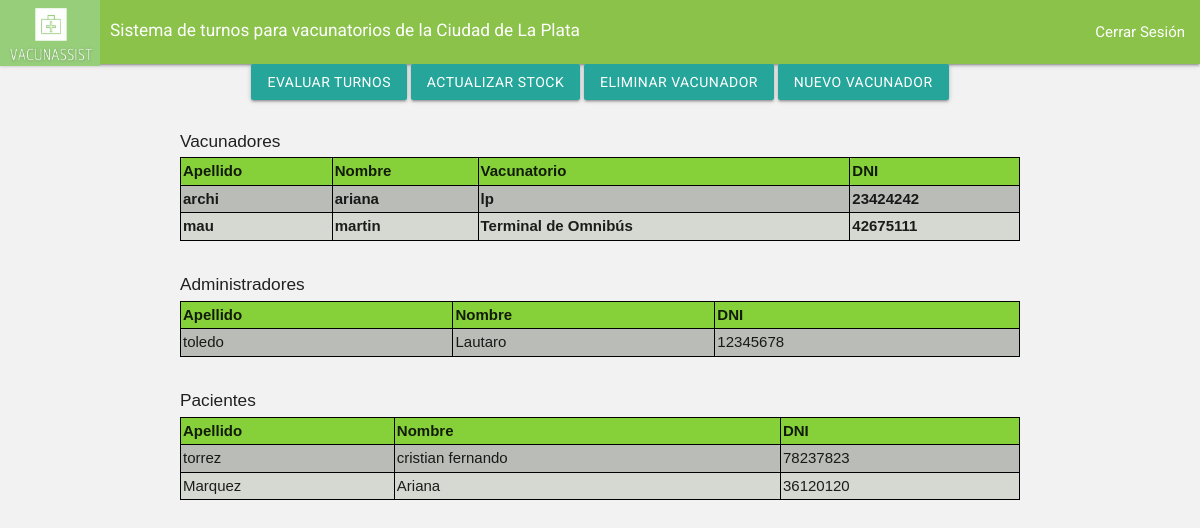
The app's page /inicio_admin/, older data.
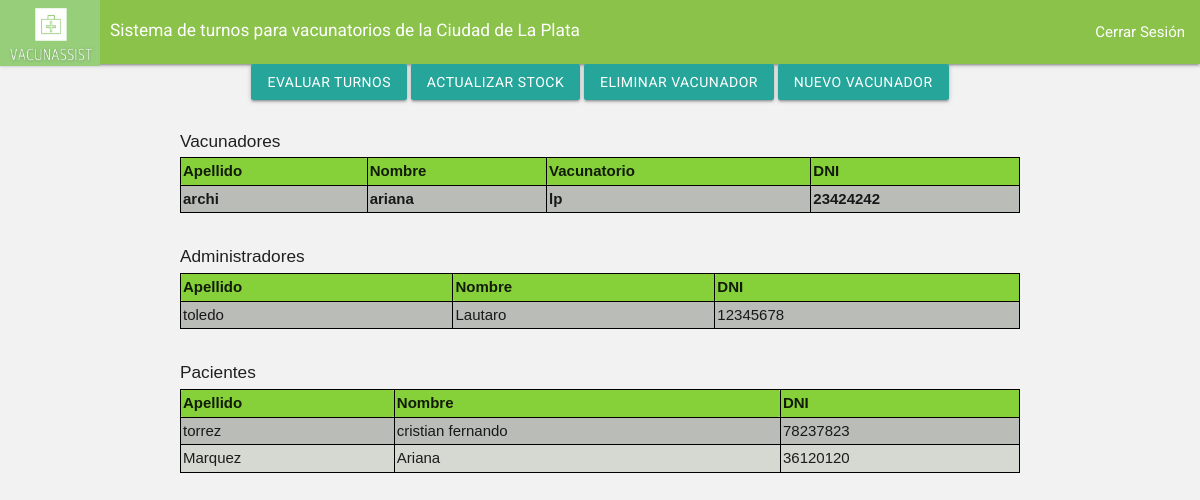
The same page, newer data.
### main/models.py (models this page shows, shortened)
class Vacunador(models.Model):
    vacunador_nombre= models.CharField(max_length=200)
    vacunador_apellido= models.CharField(max_length=20)
    vacunador_fechaNac= models.DateTimeField("fecha nacimiento")
    vacunador_zona= models.CharField(max_length=200)
    vacunador_dni= models.IntegerField()
    vacunador_email= models.EmailField(max_length=254)
    codigo= models.IntegerField()
    contraseña = models.CharField(max_length=200)

class Administrador(models.Model):
    administrador_nombre= models.CharField(max_length=200)
    administrador_apellido= models.CharField(max_length=20)
    administrador_fechaNac= models.DateTimeField("fecha nacimiento")
    administrador_zona= models.CharField(max_length=200)
    administrador_dni= models.IntegerField()
    contraseña = models.CharField(max_length=200)
    administrador_email= models.EmailField(max_length=254)
    codigo= models.IntegerField()

class Paciente(models.Model):
    opciones=((1, 'Si'), (2, 'No'))
    paciente_nombre= models.CharField(max_length=20)
    paciente_apellido= models.CharField(max_length=20)
    paciente_fechaNac= models.DateTimeField("fecha nacimiento")
    paciente_zona= models.CharField(max_length=200)
    paciente_dni= models.CharField(max_length=200)
    paciente_email= models.EmailField(max_length=254)
    vac_Gripe_aplicada=models.SmallIntegerField(choices=opciones,default=2)
    vac_Gripe_turno= models.DateTimeField(null=True)
    vac_Amarilla_asistencia=models.SmallIntegerField(choices=opciones,default=2)
    vac_Amarilla_aplicada=models.SmallIntegerField(choices=opciones,default=2)
    vac_Amarilla_turno= models.DateTimeField(null=True)
    vac_Amarilla_asistencia=models.SmallIntegerField(choices=opciones,default=2)
    vac_Covid1_aplicada=models.SmallIntegerField(choices=opciones,default=2)
    vac_Covid2_aplicada=models.SmallIntegerField(choices=opciones,default=2)
    vac_Covid_turno1= models.DateTimeField(null=True)
    vac_Covid_turno2= models.DateTimeField(null=True)
    vac_Covid1era_asistencia=models.SmallIntegerField(choices=opciones,default=2)
    vac_Covid2da_asistencia=models.SmallIntegerField(choices=opciones,default=2)
    codigo= models.PositiveIntegerField(default=0)
    contraseña = models.CharField(max_length=200)

### main/views.py (the view)
# urls.py: path('inicio_admin/' , views.inicio_admin, name= "inicio_admin"),
def inicio_admin(request):
    data2= {
      'form' :PacienteRegistro()
    }
    administradorList= Administrador.objects.all()
    vacunadoresList= Vacunador.objects.all()
    PacienteList= Paciente.objects.all()
    return render(request,"main/inicio_admin.html",{"administradores" : administradorList,"vacunadores" :vacunadoresList,"paciente":PacienteList})
    return render(request, "main/inicio_admin.html",{"administradores" : administradorList, "vacunadores" : vacunadorList,"paciente":PacienteList})

### main/templates/main/inicio_admin.html (shortened to what this page needs)
<!DOCTYPE html>
{% load static %}
<html lang="en" dir="ltr">
  <head>
  	<link rel="stylesheet" href="estilos.css">
        <link rel="stylesheet" href="https://cdnjs.cloudflare.com/ajax/libs/materialize/1.0.0/css/materialize.min.css">
        <link type='text/css' href="{% static 'css/estilo.css' %}" rel="stylesheet" />
    <nav>
        <div class="nav-wrapper  light-green">
          <a href="/" class="brand-logo">
            <img src="{% static 'imagenes/Logo_VacunAssist_recortado.png' %}" class="img-fluid" width="100" height="66">
          <div class="right"  style="margin: 9px 0px 0px 10px">
            <h6>Sistema de turnos para vacunatorios de la Ciudad de La Plata</h6>
            </div>
          </a>
          <ul id="nav-mobile" class="right hide-on-med"></a>
            <li><a href="/login/">Cerrar Sesión</a></li>
          </ul>
        </div>
      </nav>
  </head>
  <body bgcolor="FFFFFF">
  <div class="center">
    <div class="row justify-content-center align-items-center">
      <div class="col-sm-12 col-md-6 col-lg-8 col-xl-8">
        <td><a href="/evaluarTurno/" class="btn btn-primary btn-lg btn-danger">Evaluar Turnos</a></td>
        <th colspan="2"> </th><td><a href="/editarStockVacunatorio/" class="btn btn-primary btn-lg btn-danger"> Actualizar Stock</a></td>
        <th colspan="2"> </th><td><a href="/eliminarVacunador/" class="btn btn-primary btn-lg btn-danger"> Eliminar Vacunador </a></td>
        <th colspan="2"> </th><td><a href="/registroVacunador/" class="btn btn-primary btn-lg btn-danger"> Nuevo Vacunador </a></td>
      </div>
    </div>
  </div>
        <table id:"tableUsers" style="background-color:#D6D8D2; margin: 0 auto;">
          <caption >
            <div class="left"><h6> Vacunadores </h6></div>
          </caption>
          <tr style="background-color:#86D03A">
              <th>Apellido </th>
              <th>Nombre</th>
              <th>Vacunatorio</th>
              <th>DNI</th>
          </tr>
        <div class="vacunadores">
          {% for v in vacunadores %}
              <div class="Vacunador">
                <tr style="background-color:#CBCBCB, #B0B0B0">
                  <th>{{v.vacunador_apellido}} </th>
                  <th>{{v.vacunador_nombre}}</th>
                  <th>{{v.vacunador_zona}}</th>
                  <th>{{v.vacunador_dni}}</th>
                </tr>
              </div>
          {% endfor %}
        </div>
      </table>
      <br>
        <table id:"tableUsers" style="background-color:#D6D8D2; margin: 0 auto;">
          <caption >
            <div class="left"><h6> Administradores </h6></div>
          </caption>
          <tr style="background-color:#86D03A">
              <th>Apellido </th>
              <th>Nombre</th>
              <th>DNI</th>
          </tr>
          <div class="administradores">
            {% for a in administradores %}
            <div class="Administrador">
              <tr style="background-color:#CBCBCB, #B0B0B0">
                <td>{{a.administrador_apellido}} </td>
                <td> {{a.administrador_nombre}}</td>
                <td>{{a.administrador_dni}}</td>
             </tr>
            </div>
            {% endfor %}
          </div>
        </table>
        <br>
          <table id:"tableUsers" style="background-color:#D6D8D2; margin: 0 auto;">
            <caption >
              <div class="left"><h6> Pacientes </h6></div>
            </caption>
            <tr style="background-color:#86D03A">
                <th>Apellido </th>
                <th>Nombre</th>
                <th>DNI</th>
            </tr>
            <div class="administradores">
              {% for a in paciente %}
              <div class="Administrador">
                <tr style="background-color:#CBCBCB, #B0B0B0">
                  <td>{{a.paciente_apellido}} </td>
                  <td> {{a.paciente_nombre}}</td>
                  <td>{{a.paciente_dni}}</td>
               </tr>
              </div>
              {% endfor %}
            </div>
          </table>
           <body>
                     <body>
                     </body>
           </body>
  </body>
</html>

Row changes from the older to the newer data that the page shows:
removed Vacunador: vacunador_apellido "mau", vacunador_nombre "martin", vacunador_zona "Terminal de Omnibús", vacunador_dni "42675111"
